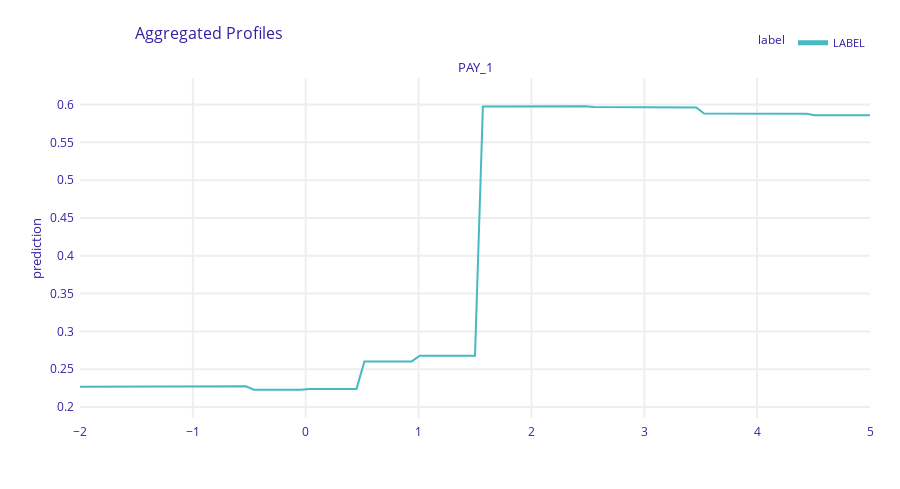

The notebook cell saved with this chart:
### Markdown cell above
## Creating a model profile

You can learn more about features by profiling them on a model-level. This gives you information about the different values of a feature and the influence of that value on the outcome of the model.
We're using the [accumulated local effects](https://arxiv.org/abs/1612.08468) algorithm to get the information. The model profile allows you to ask the question: "What happens if I change the value of this one feature?":

### Code cell
explainer.model_profile(type='accumulated').plot(variables=['PAY_1'])

### Figure 1 — Plotly figure (JSON) as saved in the notebook; plotly's stock layout.template omitted (floating-point values rounded to 4 significant figures; data arrays with more than 128 entries replaced by an {"elided": "..."} marker saying what was removed)
{"data": [{"customdata": {"elided": "101x3 mixed values"}, "hovertemplate": "<b>%{hovertext}</b><br><br>prediction=%{y:.3f}<br>mean_prediction=%{customdata[0]:.3f}<extra></extra>", "hovertext": ["LABEL", "LABEL", "LABEL", "LABEL", "LABEL", "LABEL", "LABEL", "LABEL", "LABEL", "LABEL", "LABEL", "LABEL", "LABEL", "LABEL", "LABEL", "LABEL", "LABEL", "LABEL", "LABEL", "LABEL", "LABEL", "LABEL", "LABEL", "LABEL", "LABEL", "LABEL", "LABEL", "LABEL", "LABEL", "LABEL", "LABEL", "LABEL", "LABEL", "LABEL", "LABEL", "LABEL", "LABEL", "LABEL", "LABEL", "LABEL", "LABEL", "LABEL", "LABEL", "LABEL", "LABEL", "LABEL", "LABEL", "LABEL", "LABEL", "LABEL", "LABEL", "LABEL", "LABEL", "LABEL", "LABEL", "LABEL", "LABEL", "LABEL", "LABEL", "LABEL", "LABEL", "LABEL", "LABEL", "LABEL", "LABEL", "LABEL", "LABEL", "LABEL", "LABEL", "LABEL", "LABEL", "LABEL", "LABEL", "LABEL", "LABEL", "LABEL", "LABEL", "LABEL", "LABEL", "LABEL", "LABEL", "LABEL", "LABEL", "LABEL", "LABEL", "LABEL", "LABEL", "LABEL", "LABEL", "LABEL", "LABEL", "LABEL", "LABEL", "LABEL", "LABEL", "LABEL", "LABEL", "LABEL", "LABEL", "LABEL", "LABEL"], "legendgroup": "LABEL", "line": {"color": "#46bac2", "dash": "solid", "width": 2}, "mode": "lines", "name": "LABEL", "opacity": 1, "orientation": "v", "showlegend": true, "type": "scatter", "x": [-2, -1.93, -1.86, -1.79, -1.72, -1.65, -1.58, -1.51, -1.44, -1.37, -1.3, -1.23, -1.16, -1.09, -1.02, -0.95, -0.88, -0.81, -0.74, -0.67, -0.6, -0.53, -0.46, -0.39, -0.32, -0.25, -0.18, -0.11, -0.04, 0.03, 0.1, 0.17, 0.24, 0.31, 0.38, 0.45, 0.52, 0.59, 0.66, 0.73, 0.8, 0.87, 0.94, 1.01, 1.08, 1.15, 1.22, 1.29, 1.36, 1.43, 1.5, 1.57, 1.64, 1.71, 1.78, 1.85, 1.92, 1.99, 2.06, 2.13, 2.2, 2.27, 2.34, 2.41, 2.48, 2.55, 2.62, 2.69, 2.76, 2.83, 2.9, 2.97, 3.04, 3.11, 3.18, 3.25, 3.32, 3.39, 3.46, 3.53, 3.6, 3.67, 3.74, 3.81, 3.88, 3.95, 4.02, 4.09, 4.16, 4.23, 4.3, 4.37, 4.44, 4.51, 4.58, 4.65, 4.72, 4.79, 4.86, 4.93, 5], "xaxis": "x", "y": [0.2269, 0.2269, 0.2269, 0.2269, 0.2269, 0.2269, 0.2269, 0.2269, 0.2276, 0.2276, 0.2276, 0.2276, 0.2276, 0.2276, 0.2276, 0.2275, 0.2275, 0.2275, 0.2275, 0.2275, 0.2275, 0.2275, 0.223, 0.223, 0.223, 0.223, 0.223, 0.223, 0.223, 0.224, 0.224, 0.224, 0.224, 0.224, 0.224, 0.224, 0.2603, 0.2603, 0.2603, 0.2603, 0.2603, 0.2603, 0.2603, 0.2679, 0.2679, 0.2679, 0.2679, 0.2679, 0.2679, 0.2679, 0.2679, 0.5975, 0.5975, 0.5975, 0.5975, 0.5975, 0.5975, 0.5975, 0.5976, 0.5976, 0.5976, 0.5976, 0.5976, 0.5976, 0.5976, 0.5966, 0.5966, 0.5966, 0.5966, 0.5966, 0.5966, 0.5966, 0.5961, 0.5961, 0.5961, 0.5961, 0.5961, 0.5961, 0.5961, 0.588, 0.588, 0.588, 0.588, 0.588, 0.588, 0.588, 0.5878, 0.5878, 0.5878, 0.5878, 0.5878, 0.5878, 0.5878, 0.5857, 0.5857, 0.5857, 0.5857, 0.5857, 0.5857, 0.5857, 0.5857], "yaxis": "y"}], "layout": {"annotations": [{"font": {"size": 13}, "showarrow": false, "text": "PAY_1", "x": 0.5, "xanchor": "center", "xref": "paper", "y": 1, "yanchor": "bottom", "yref": "paper"}, {"font": {"size": 13}, "showarrow": false, "text": "prediction", "textangle": -90, "x": -0.07, "xref": "paper", "y": 0.5, "yref": "paper"}], "font": {"color": "#371ea3"}, "height": 489, "hovermode": "x unified", "legend": {"font": {"size": 11}, "itemsizing": "constant", "orientation": "h", "title": {"font": {"size": 12}, "text": "label"}, "tracegroupgap": 0, "x": 1, "xanchor": "right", "y": 1.061, "yanchor": "bottom"}, "margin": {"b": 71, "r": 30, "t": 78}, "title": {"font": {"size": 16}, "text": "Aggregated Profiles", "x": 0.15}, "xaxis": {"anchor": "y", "automargin": true, "domain": [0, 1], "fixedrange": true, "gridwidth": 2, "showticklabels": true, "tickcolor": "white", "ticklen": 3, "ticks": "outside", "title": {"text": ""}, "type": "linear", "zeroline": false}, "yaxis": {"anchor": "x", "automargin": true, "domain": [0, 1], "fixedrange": true, "gridwidth": 2, "range": [0.1855, 0.6351], "tickcolor": "white", "ticklen": 3, "ticks": "outside", "title": {"text": ""}, "type": "linear", "zeroline": false}}}
